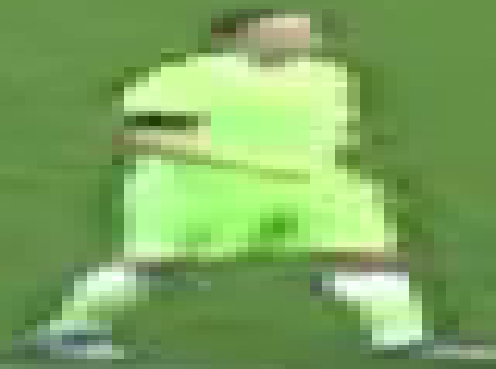
#> input picture crop.png, 496 x 369 px; its folder holds only this picture in this run
$ jupyter execute --allow-errors nb.ipynb   (shell and % lines are left out)
#> lines starting #> are read from the running program, lines starting #| are printed output that depends on the picture; long printed decimals are rounded
### anns.py
from __future__ import annotations

from dataclasses import dataclass, field
from typing import Any, Dict, List, Optional, Tuple

import cv2
import numpy as np

from video_utils import *


@dataclass(frozen=True)
class Point:
    x: float
    y: float

    @property
    def int_xy_tuple(self) -> Tuple[int, int]:
        return int(self.x), int(self.y)


@dataclass(frozen=True)
class Rect:
    x: float
    y: float
    width: float
    height: float

    @property
    def min_x(self) -> float:
        return self.x

    @property
    def min_y(self) -> float:
        return self.y

    @property
    def max_x(self) -> float:
        return self.x + self.width

    @property
    def max_y(self) -> float:
        return self.y + self.height

    @property
    def top_left(self) -> Point:
        return Point(x=self.x, y=self.y)

    @property
    def top_right(self) -> Point:
        return Point(x=self.x + self.width, y=self.y)

    @property
    def bottom_right(self) -> Point:
        return Point(x=self.x + self.width, y=self.y + self.height)

    @property
    def bottom_left(self) -> Point:
        return Point(x=self.x, y=self.y + self.height)

    @property
    def bottom_center(self) -> Point:
        return Point(x=self.x + self.width / 2, y=self.y + self.height)

    @property
    def top_center(self) -> Point:
        return Point(x=self.x + self.width / 2, y=self.y)

    @property
    def center(self) -> Point:
        return Point(x=self.x + self.width / 2, y=self.y + self.height / 2)

    # [7 lines left out: function pad, not called in this run]

    def contains_point(self, point: Point) -> bool:
        return self.min_x < point.x < self.max_x and self.min_y < point.y < self.max_y


# detection utilities


@dataclass
class Detection:
    rect: Rect
    class_id: int
    class_name: str
    confidence: float
    tracker_id: Optional[int] = None
    color: Optional[Color] = None

    # [88 lines left out: functions from_yolo5, from_yoloNas, get_color, get_hsv_value, filter_detections_by_class, not called in this run]


# draw utilities


@dataclass(frozen=True)
class Color:
    r: int
    g: int
    b: int

    @property
    def bgr_tuple(self) -> Tuple[int, int, int]:
        return self.b, self.g, self.r

    @classmethod
    def from_hex_string(cls, hex_string: str) -> Color:
        r, g, b = tuple(int(hex_string[1 + i : 1 + i + 2], 16) for i in (0, 2, 4))
        return Color(r=r, g=g, b=b)

    def to_array(self) -> np.ndarray:
        return np.array([self.r, self.g, self.b])


# [95 lines left out: functions draw_circle_in_box, draw_circle, draw_rect, draw_filled_rect, draw_polygon, draw_filled_polygon and 2 more, not called in this run]


# base annotator


@dataclass
class BaseAnnotator:
    colors: List[Color]
    thickness: int

    # [12 lines left out: function annotate, not called in this run]


BALL_COLOR_HEX = "#FFFFFF"
BALL_COLOR = Color.from_hex_string(BALL_COLOR_HEX)

# red
GOALKEEPER_COLOR_HEX = "#850101"
GOALKEEPER_COLOR = Color.from_hex_string(GOALKEEPER_COLOR_HEX)

# green
PLAYER_COLOR_HEX = "#00D4BB"
PLAYER_COLOR = Color.from_hex_string(PLAYER_COLOR_HEX)

# yellow
REFEREE_COLOR_HEX = "#FFFF00"
REFEREE_COLOR = Color.from_hex_string(REFEREE_COLOR_HEX)

COLORS = [BALL_COLOR, GOALKEEPER_COLOR, PLAYER_COLOR, REFEREE_COLOR]
THICKNESS = 4

MARKER_CONTOUR_COLOR_HEX = "000000"
MARKER_CONTOUR_COLOR = Color.from_hex_string(MARKER_CONTOUR_COLOR_HEX)

# red
PLAYER_MARKER_FILL_COLOR_HEX = "FF0000"
PLAYER_MARKER_FILL_COLOR = Color.from_hex_string(PLAYER_MARKER_FILL_COLOR_HEX)

# green
BALL_MERKER_FILL_COLOR_HEX = "00FF00"
BALL_MARKER_FILL_COLOR = Color.from_hex_string(BALL_MERKER_FILL_COLOR_HEX)

MARKER_CONTOUR_THICKNESS = 2
MARKER_WIDTH = 20
MARKER_HEIGHT = 20
MARKER_MARGIN = 10

# distance in pixels from the player's bounding box where we consider the ball is in his possession


# calculates coordinates of possession marker
# [24 lines left out: functions calculate_marker, draw_marker, not called in this run]


@dataclass
class MarkerAnntator:

    color: Color

    # [7 lines left out: function annotate, not called in this run]


@dataclass
class LandmarkAnntator:
    # [6 lines left out: function annotate, not called in this run]


@dataclass
class BallAnntator:
    # [10 lines left out: function annotate, not called in this run]


@dataclass
class BallTraceAnntator:
    # [11 lines left out: function annotate, not called in this run]


@dataclass
class MarkerPosessionPlayerAnntator:
    # [9 lines left out: function annotate, not called in this run]


@dataclass
class MarkerTeamAnntator:
    # [8 lines left out: function annotate, not called in this run]


@dataclass
class RectTeamAnntator:
    # [13 lines left out: function annotate, not called in this run]


@dataclass
class PosesionAnntator:
    # [99 lines left out: function annotate, not called in this run]


# text annotator to display tracker_id
@dataclass
class TextAnnotator:
    background_color: Color
    text_color: Color
    text_thickness: int

    # [39 lines left out: function annotate, not called in this run]

### posession_utils.py
from typing import Dict, List
from anns import Detection, Color

import numpy as np
from sklearn.cluster import KMeans


class PosessionPipeline:
    def __init__(self):
        self.kmeans = KMeans(n_clusters=2, random_state=0, n_init="auto")
        self.team_colors = {}

    # [18 lines left out: functions trainKmeans, get_team_colors, not called in this run]

    def cluster_color(self, image: np.ndarray, detection: List[Detection]) -> Color:
        if detection == []:
            return None
        if isinstance(detection, list):
            detection = detection[0]
        color = detection.get_color(image)
        r, g, b = color.to_array()
        detection_color = np.array([r, g, b]).reshape(1, 3)
        detection_cluster = self.kmeans.predict(detection_color)
        r1, g1, b1 = self.kmeans.cluster_centers_[detection_cluster[0]]
        return Color(r=r1, g=g1, b=b1)

    # [32 lines left out: functions cluster_detection, vote_color, cluster_detection_ensembled, not called in this run]


class PosessionCalculator:
    def __init__(self, posession: np.ndarray):
        self.team1_posession = posession[0]
        self.team2_posession = posession[1]

    # [21 lines left out: function calculate_posession, not called in this run]


class Team:
    # [11 lines left out: function __init__, not called in this run]

    def __str__(self):
        return f"{self.name}: {self.posesion}"

    def __repr__(self):
        return f"{self.name}: {self.posesion}"


class TeamPosesion:
    # [5 lines left out: function __init__, not called in this run]

    def team_colors(self) -> Dict[str, Color]:
        return {"1": self.team1.marker_color, "2": self.team2.marker_color}

    def team_in_posession(self) -> Team:
        return self.team1 if self.team1.posesion > self.team2.posesion else self.team2

    # [4 lines left out: function train_color_kmeans, not called in this run]

    def train_hsv_kmeans(self, hsvs):
        self.hsv_kmeans.fit(np.array(hsvs).reshape(len(hsvs), -1))

    # [65 lines left out: functions get_team_colors, cluster_color, cluster_detections, calculate_posession, not called in this run]

### nb.ipynb
[cell 1]
from tqdm import tqdm
from video_utils import *
from anns import *
import pickle
from sklearn.cluster import KMeans
import numpy as np
import cv2
from video_utils import plot_image
from PIL import Image
import matplotlib.pyplot as plt

# BS

#> (a cell that did not finish here is left out)

#> (a cell that did not finish here is left out)

#> (a cell that did not finish here is left out)

#> (a cell that did not finish here is left out)

#> (a cell that did not finish here is left out)

#> (a cell that did not finish here is left out)

[cell 8]
from posession_utils import *

[cell 9]
posession_pipeline = PosessionPipeline()

curr_color_in_posession = posession_pipeline.cluster_color(
    image=None,
    detection=[],
)

curr_color_in_posession

#> (a cell that did not finish here is left out)

[cell 11]
import matplotlib.pyplot as plt

[cell 12]
# Create a figure and axis
fig, ax = plt.subplots()

# Plot a rectangle filled with color1
#> (the rest of this cell did not finish here and is left out)

[cell 13]
from PIL import Image

#> (a cell that did not finish here is left out)

[cell 15]
image = "crop"
#> image = 'crop'

image = np.array(Image.open(f"{image}.png", "r"))
#> image is the input picture: shape (369, 496, 4); mean R, G, B, A 124.7, 167.1, 94.8, 255

print(image.shape)
#| (369, 496, 4)
plt.imshow(image)

[cell 16]
h = int(image.shape[0] / 2)
#> h = 184
w = int(image.shape[1] / 2)
#> w = 248
center_crop = image[h -25 : h + 25, w -25 :w + 25, :]
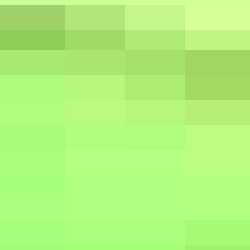
#> center_crop: shape (50, 50, 4) (shown 5 times larger); mean R, G, B, A 175.6, 244.7, 122.3, 255

plt.imshow(center_crop)

[cell 17]
# get pixel color at center of image
r,g,b = cv2.mean(image[int(h) : int(h) + 25, int(w): int(w) + 25, :])[:3]
#> r = 177.5; g = 253.8; b = 126
print(b, g, r)
#| 125.9616 253.830 177.5216

[cell 18]
color = np.array([r, g, b]).reshape(1, 3)
#> color = [[177.5, 253.8, 126]]
color
#> Out = [[177.5, 253.8, 126]]

[cell 19]
fig, ax = plt.subplots()

ax.add_patch(plt.Rectangle((0, 0), 1, 1, color=[c / 255 for c in color[0]], label='Color 1'))

ax.set_xlim(0, 2)
ax.set_ylim(0, 1)

ax.axis('off')

ax.legend()

plt.show()
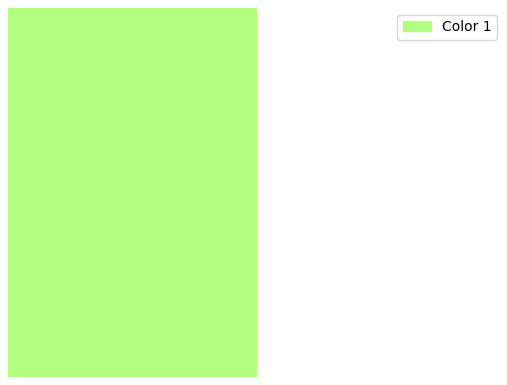
#> figure drawn by matplotlib, 1 panel
